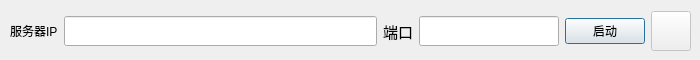
<?xml version="1.0" encoding="UTF-8"?>
<ui version="4.0">
 <class>Dialog_MainServer</class>
 <widget class="QDialog" name="Dialog_MainServer">
  <property name="enabled">
   <bool>true</bool>
  </property>
  <property name="geometry">
   <rect>
    <x>0</x>
    <y>0</y>
    <width>700</width>
    <height>60</height>
   </rect>
  </property>
  <property name="minimumSize">
   <size>
    <width>700</width>
    <height>60</height>
   </size>
  </property>
  <property name="maximumSize">
   <size>
    <width>700</width>
    <height>60</height>
   </size>
  </property>
  <property name="windowTitle">
   <string>淮安市纪委监委文件分发系统服务器</string>
  </property>
  <widget class="QWidget" name="horizontalLayoutWidget_2">
   <property name="geometry">
    <rect>
     <x>10</x>
     <y>10</y>
     <width>681</width>
     <height>42</height>
    </rect>
   </property>
   <layout class="QHBoxLayout" name="horizontalLayout_2">
    <item>
     <widget class="QLabel" name="label">
      <property name="text">
       <string>服务器IP</string>
      </property>
     </widget>
    </item>
    <item>
     <widget class="QLineEdit" name="lineEdit_MainIP">
      <property name="font">
       <font>
        <family>宋体</family>
        <pointsize>11</pointsize>
       </font>
      </property>
     </widget>
    </item>
    <item>
     <widget class="QLabel" name="label_2">
      <property name="font">
       <font>
        <family>宋体</family>
        <pointsize>11</pointsize>
       </font>
      </property>
      <property name="text">
       <string>端口</string>
      </property>
     </widget>
    </item>
    <item>
     <widget class="QLineEdit" name="lineEdit_MainPort">
      <property name="sizePolicy">
       <sizepolicy hsizetype="Preferred" vsizetype="Fixed">
        <horstretch>0</horstretch>
        <verstretch>0</verstretch>
       </sizepolicy>
      </property>
      <property name="minimumSize">
       <size>
        <width>0</width>
        <height>0</height>
       </size>
      </property>
      <property name="maximumSize">
       <size>
        <width>140</width>
        <height>16777215</height>
       </size>
      </property>
      <property name="font">
       <font>
        <family>宋体</family>
        <pointsize>11</pointsize>
       </font>
      </property>
     </widget>
    </item>
    <item>
     <widget class="QPushButton" name="pushButton_Start">
      <property name="text">
       <string>启动</string>
      </property>
     </widget>
    </item>
    <item>
     <widget class="QPushButton" name="pushButton_hint">
      <property name="enabled">
       <bool>false</bool>
      </property>
      <property name="minimumSize">
       <size>
        <width>40</width>
        <height>40</height>
       </size>
      </property>
      <property name="maximumSize">
       <size>
        <width>40</width>
        <height>40</height>
       </size>
      </property>
      <property name="text">
       <string/>
      </property>
      <property name="icon">
       <iconset>
        <normaloff>sources/green.png</normaloff>sources/green.png</iconset>
      </property>
      <property name="iconSize">
       <size>
        <width>40</width>
        <height>40</height>
       </size>
      </property>
      <property name="flat">
       <bool>false</bool>
      </property>
     </widget>
    </item>
   </layout>
  </widget>
 </widget>
 <resources/>
 <connections/>
</ui>
